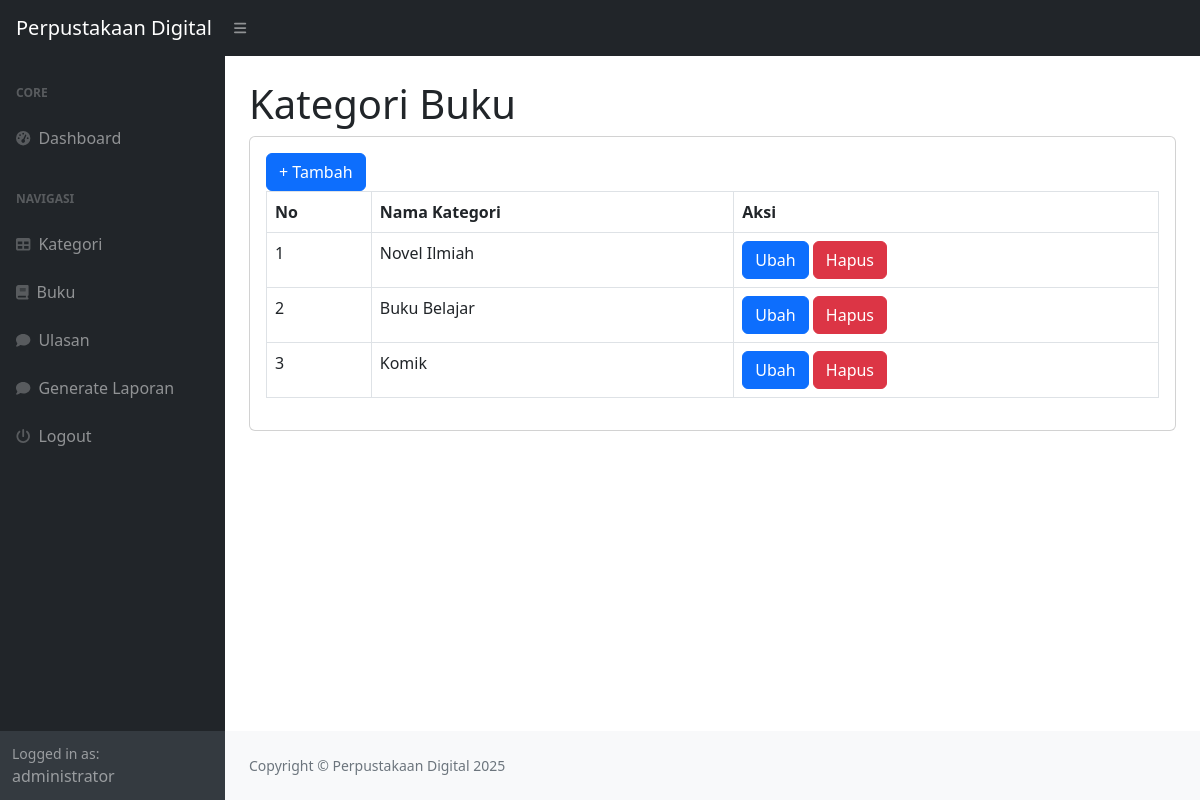
/index.php?page=kategori (signed in), run on the app's committed database.
### tables this page shows
CREATE TABLE `kategori` (
  `id_kategori` int(11) NOT NULL,
  `kategori` varchar(255) DEFAULT NULL
);

### kategori.php (the view)
<h1 class="mt-4">Kategori Buku</h1>
<div class="card">
    <div class="card-body">
        <div class="row">
            <div class="col-md-12">
                <a href="?page=kategori_tambah" class="btn btn-primary">+ Tambah</a>
                <table class="table table-bordered" id="dataTable" width="100%" cellspacing="0">
                    <tr>
                        <th>No</th>
                        <th>Nama Kategori</th>
                        <th>Aksi</th>
                    </tr>
                    <?php
                    $i = 1;
                    $query = mysqli_query($koneksi, "SELECT * FROM kategori");
                    while ($data = mysqli_fetch_array($query)) {
                    ?>
                    <tr>
                        <td><?= $i++; ?></td>
                        <td><?= $data['kategori'] ?></td>
                        <td>
                            <a href="?page=kategori_ubah&&id=<?= $data['id_kategori'] ?>"
                                class="btn btn-primary">Ubah</a>
                            <a onclick="return confirm('Yakin dihapus?')"
                                href="?page=kategori_hapus&&id=<?= $data['id_kategori'] ?>"
                                class="btn btn-danger">Hapus</a>
                        </td>
                    </tr>
                    <?php
                    }
                    ?>
                </table>
            </div>
        </div>
    </div>
</div>

### data on the page
kategori: kategori "Novel Ilmiah"
kategori: kategori "Buku Belajar"
kategori: kategori "Komik"

### other printed values
$_SESSION['user']['nama'] "administrator"
